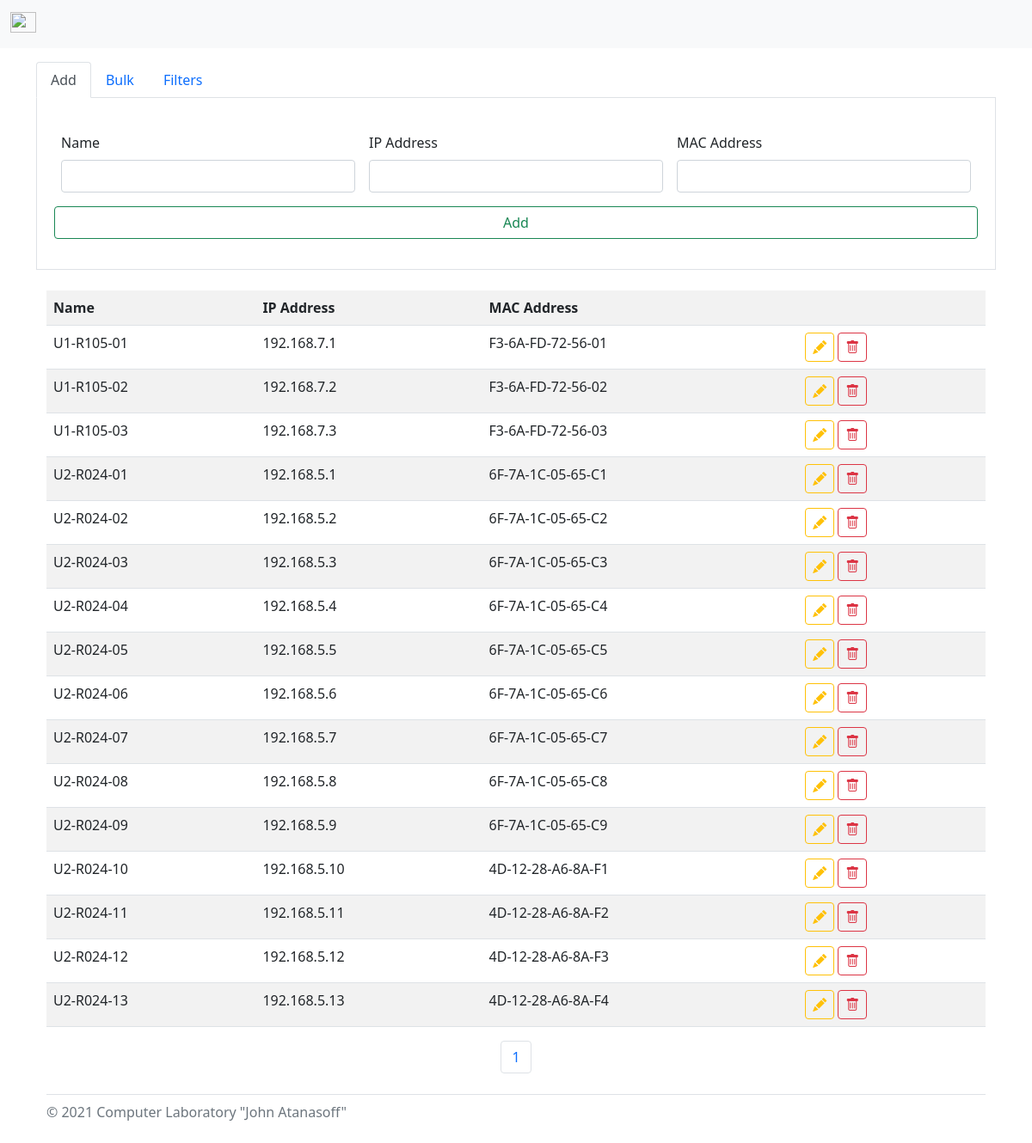
The page / on the database its author committed.
### tables this page shows
CREATE TABLE `list` (
  `id` int(5) NOT NULL,
  `name` varchar(12) NOT NULL,
  `ip` varchar(15) NOT NULL,
  `mac` varchar(17) NOT NULL
);

### controllers/read.php (the view, shortened to what this page needs)
<?php
        function Read(){
            require_once('dbconn.php');
            $sql = "SELECT id, name, ip, mac from list ORDER BY name";
            $result = mysqli_query($conn, $sql);
            $number_of_results = mysqli_num_rows($result);
            $results_per_page = 20;
            $number_of_pages = ceil($number_of_results/$results_per_page);
            if(!isset($_GET['page'])){
                $page = 1;
            }else{
                $page = $_GET['page'];
            }
            $start_limit = ($page-1) * $results_per_page;
            if(isset($search)){
                $sql = "SELECT * FROM list WHERE name LIKE '%$search%' OR ip LIKE '%$search%' OR mac LIKE '%$search%' ORDER BY name LIMIT $start_limit, $results_per_page";
            }else{
                $sql = "SELECT id, name, ip, mac from list ORDER BY name LIMIT $start_limit, $results_per_page";
            }
            $result = mysqli_query($conn, $sql);
            while ($row = mysqli_fetch_array($result)){
                echo "<td>" . $row["name"] . "</td><td>" . $row["ip"] . "</td><td>" . $row["mac"] . "</td><td>
                <a href=\"controllers/updatePreview.php?id=". $row["id"] ."\" class=\"btn btn-outline-warning px-2 py-1\"><i class=\"bi bi-pencil-fill\"></i></a><a onclick=\"return confirm('Are you sure you want to delete this row?')\" href=\"controllers/delete.php?id=". $row["id"] ."\" class=\"btn btn-outline-danger px-2 py-1 mx-1\"><i class=\"bi bi-trash\"></i></a></td></tr>";
            }
            echo "</table>";
            include('pagination.php');
        }
?>

### index.php (shortened to what this page needs)
<!DOCTYPE html>
<html lang="en">
<head>
    <link href="https://cdn.jsdelivr.net/npm/bootstrap@5.1.3/dist/css/bootstrap.min.css" rel="stylesheet"
>
    <link rel="stylesheet" href="https://cdn.jsdelivr.net/npm/bootstrap-icons@1.3.0/font/bootstrap-icons.css">
    <link href="includes/style.css" rel="stylesheet">
</head>
<body>
<?php
    include('views/table.php');
?>
</body>
</html>

### views/table.php (shortened to what this page needs)
<?php
    require('controllers/read.php');
?>
<div class="container my-3">
  <ul class="nav nav-tabs" id="myTab" role="tablist">
    <li class="nav-item" role="presentation">
      <button class="nav-link active" id="add-tab" data-bs-toggle="tab" data-bs-target="#add" type="button" role="tab"
        aria-controls="add" aria-selected="true">Add</button>
    </li>
    <li class="nav-item" role="presentation">
      <button class="nav-link" id="bulk-tab" data-bs-toggle="tab" data-bs-target="#bulk" type="button" role="tab"
        aria-controls="bulk" aria-selected="false">Bulk</button>
    </li>
    <li class="nav-item" role="presentation">
      <button class="nav-link" id="filter-tab" data-bs-toggle="tab" data-bs-target="#filter" type="button" role="tab"
        aria-controls="filter" aria-selected="false">Filters</button>
    </li>
  </ul>
  <div class="tab-content">
    <div class="tab-pane active p-3 border border-top-0" style="min-height: 200px" id="add" role="tabpanel"
      aria-labelledby="add-tab">
      <div class="container mt-4">
        <form class="row g-3" action="controllers/create.php" method="POST">
          <div class="col-md-4">
            <label for="inputName" class="form-label">Name</label>
            <input class="form-control" id="NameId" name="inputName">
          </div>
          <div class="col-md-4">
            <label for="inputIp" class="form-label">IP Address</label>
            <input class="form-control" id="IpId" name="inputIp">
          </div>
          <div class="col-md-4">
            <label for="inputMac" class="form-label">MAC Address</label>
            <input class="form-control" id="MacId" name="inputMac">
          </div>
          <button type="submit" class="btn btn-outline-success m-auto mt-3">Add</button>
        </form>
      </div>
    </div>
  </div>
</div>
<div class="container my-4">
  <table class="table table-striped">
    <tr>
      <th>Name</th>
      <th>IP Address</th>
      <th>MAC Address</th>
      <th></th>
    </tr>
    <?php Read();?>
</div>

### controllers/pagination.php
<div class="container">
  <nav aria-label="Page navigation example">
    <ul class="pagination justify-content-center">
      <?php
        for($page = 1; $page <= $number_of_pages; $page ++){
            echo "<li class=\"page-item\"><a class=\"page-link\" href=\"index.php?page=".$page."\">".$page."</a></li>";
        }
      ?>
    </ul>
  </nav>
</div>

### rows shown on the page
list: name "U1-R105-01", ip "192.168.7.1", mac "F3-6A-FD-72-56-01"
list: name "U1-R105-02", ip "192.168.7.2", mac "F3-6A-FD-72-56-02"
list: name "U1-R105-03", ip "192.168.7.3", mac "F3-6A-FD-72-56-03"
list: name "U2-R024-01", ip "192.168.5.1", mac "6F-7A-1C-05-65-C1"
list: name "U2-R024-02", ip "192.168.5.2", mac "6F-7A-1C-05-65-C2"
list: name "U2-R024-03", ip "192.168.5.3", mac "6F-7A-1C-05-65-C3"
list: name "U2-R024-04", ip "192.168.5.4", mac "6F-7A-1C-05-65-C4"
list: name "U2-R024-05", ip "192.168.5.5", mac "6F-7A-1C-05-65-C5"
list: name "U2-R024-06", ip "192.168.5.6", mac "6F-7A-1C-05-65-C6"
list: name "U2-R024-07", ip "192.168.5.7", mac "6F-7A-1C-05-65-C7"
list: name "U2-R024-08", ip "192.168.5.8", mac "6F-7A-1C-05-65-C8"
list: name "U2-R024-09", ip "192.168.5.9", mac "6F-7A-1C-05-65-C9"
list: name "U2-R024-10", ip "192.168.5.10", mac "4D-12-28-A6-8A-F1"
list: name "U2-R024-11", ip "192.168.5.11", mac "4D-12-28-A6-8A-F2"
list: name "U2-R024-12", ip "192.168.5.12", mac "4D-12-28-A6-8A-F3"
list: name "U2-R024-13", ip "192.168.5.13", mac "4D-12-28-A6-8A-F4"
